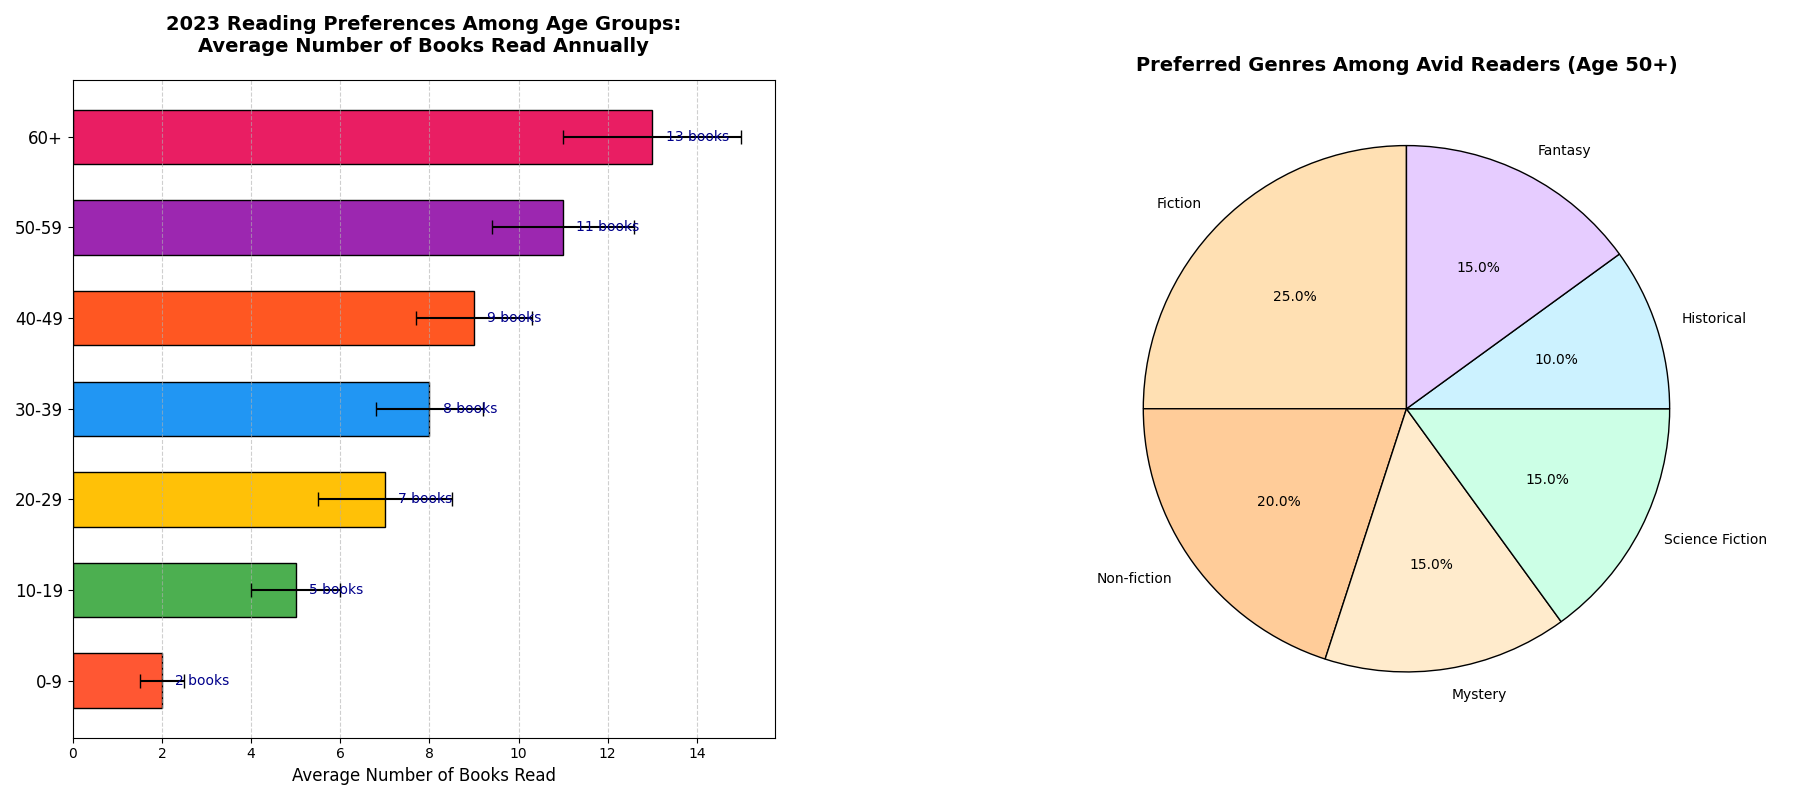

Python code for this plot:
import matplotlib.pyplot as plt

# Enhanced data for the bar chart
age_groups = ['0-9', '10-19', '20-29', '30-39', '40-49', '50-59', '60+']
books_read = [2, 5, 7, 8, 9, 11, 13]
variability = [0.5, 1, 1.5, 1.2, 1.3, 1.6, 2]

# Enhanced data for the pie chart
genres = ['Fiction', 'Non-fiction', 'Mystery', 'Science Fiction', 'Historical', 'Fantasy']
genre_distribution = [25, 20, 15, 15, 10, 15]

bar_colors = ['#FF5733', '#4CAF50', '#FFC107', '#2196F3', '#FF5722', '#9C27B0', '#E91E63']
pie_colors = ['#ffe0b3', '#ffcc99', '#ffebcc', '#ccffe6', '#ccf2ff', '#e6ccff']

fig, (ax1, ax2) = plt.subplots(nrows=1, ncols=2, figsize=(18, 8))

# Bar chart
bars = ax1.barh(age_groups, books_read, color=bar_colors, edgecolor='black', 
                height=0.6, xerr=variability, capsize=5)
ax1.set_title('2023 Reading Preferences Among Age Groups:\nAverage Number of Books Read Annually', 
              fontsize=14, fontweight='bold', pad=20)
ax1.set_xlabel('Average Number of Books Read', fontsize=12)
for bar in bars:
    width = bar.get_width()
    ax1.text(width + 0.3, bar.get_y() + bar.get_height() / 2, f'{width} books', 
             va='center', ha='left', fontsize=10, color='darkblue')

ax1.tick_params(axis='y', labelsize=12)
ax1.xaxis.grid(True, linestyle='--', alpha=0.6)

# Pie chart for genre preferences
ax2.pie(genre_distribution, labels=genres, autopct='%1.1f%%', startangle=90, 
        colors=pie_colors, wedgeprops={'edgecolor': 'black'})
ax2.set_title('Preferred Genres Among Avid Readers (Age 50+)', fontsize=14, fontweight='bold')

plt.tight_layout()
plt.subplots_adjust(wspace=0.4)
plt.show()
